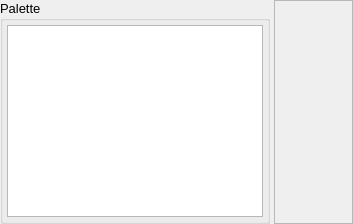
<?xml version="1.0" encoding="UTF-8"?>
<ui version="4.0">
 <class>ProcedureEditor</class>
 <widget class="QWidget" name="ProcedureEditor">
  <property name="geometry">
   <rect>
    <x>0</x>
    <y>0</y>
    <width>353</width>
    <height>220</height>
   </rect>
  </property>
  <property name="font">
   <font>
    <pointsize>10</pointsize>
   </font>
  </property>
  <property name="windowTitle">
   <string>Form</string>
  </property>
  <layout class="QVBoxLayout" name="verticalLayout_2">
   <property name="spacing">
    <number>0</number>
   </property>
   <property name="leftMargin">
    <number>0</number>
   </property>
   <property name="topMargin">
    <number>0</number>
   </property>
   <property name="rightMargin">
    <number>0</number>
   </property>
   <property name="bottomMargin">
    <number>0</number>
   </property>
   <item>
    <layout class="QHBoxLayout" name="horizontalLayout_2">
     <property name="spacing">
      <number>4</number>
     </property>
     <item>
      <widget class="QGroupBox" name="PaletteGroup">
       <property name="sizePolicy">
        <sizepolicy hsizetype="Minimum" vsizetype="Minimum">
         <horstretch>0</horstretch>
         <verstretch>0</verstretch>
        </sizepolicy>
       </property>
       <property name="title">
        <string>Palette</string>
       </property>
       <layout class="QVBoxLayout" name="verticalLayout">
        <property name="spacing">
         <number>4</number>
        </property>
        <property name="leftMargin">
         <number>4</number>
        </property>
        <property name="topMargin">
         <number>4</number>
        </property>
        <property name="rightMargin">
         <number>4</number>
        </property>
        <property name="bottomMargin">
         <number>4</number>
        </property>
        <item>
         <widget class="MimeTreeWidget" name="AvailableModulesTree">
          <property name="sizePolicy">
           <sizepolicy hsizetype="Minimum" vsizetype="Expanding">
            <horstretch>0</horstretch>
            <verstretch>0</verstretch>
           </sizepolicy>
          </property>
          <property name="font">
           <font>
            <weight>75</weight>
            <bold>true</bold>
           </font>
          </property>
          <property name="showDropIndicator" stdset="0">
           <bool>false</bool>
          </property>
          <property name="dragEnabled">
           <bool>false</bool>
          </property>
          <property name="dragDropMode">
           <enum>QAbstractItemView::NoDragDrop</enum>
          </property>
          <property name="iconSize">
           <size>
            <width>24</width>
            <height>24</height>
           </size>
          </property>
          <property name="columnCount">
           <number>2</number>
          </property>
          <attribute name="headerVisible">
           <bool>false</bool>
          </attribute>
          <column>
           <property name="text">
            <string notr="true">1</string>
           </property>
          </column>
          <column>
           <property name="text">
            <string notr="true">2</string>
           </property>
          </column>
         </widget>
        </item>
       </layout>
      </widget>
     </item>
     <item>
      <widget class="QScrollArea" name="ProcedureScrollArea">
       <property name="sizePolicy">
        <sizepolicy hsizetype="Expanding" vsizetype="Expanding">
         <horstretch>0</horstretch>
         <verstretch>0</verstretch>
        </sizepolicy>
       </property>
       <property name="horizontalScrollBarPolicy">
        <enum>Qt::ScrollBarAlwaysOff</enum>
       </property>
       <property name="sizeAdjustPolicy">
        <enum>QAbstractScrollArea::AdjustToContents</enum>
       </property>
       <property name="widgetResizable">
        <bool>true</bool>
       </property>
       <widget class="QWidget" name="ProcedureScrollAreaContents">
        <property name="geometry">
         <rect>
          <x>0</x>
          <y>0</y>
          <width>73</width>
          <height>216</height>
         </rect>
        </property>
       </widget>
      </widget>
     </item>
    </layout>
   </item>
  </layout>
 </widget>
 <customwidgets>
  <customwidget>
   <class>MimeTreeWidget</class>
   <extends>QTreeWidget</extends>
   <header>gui/widgets/mimetreewidget.hui</header>
  </customwidget>
 </customwidgets>
 <resources>
  <include location="main.qrc"/>
 </resources>
 <connections/>
</ui>
